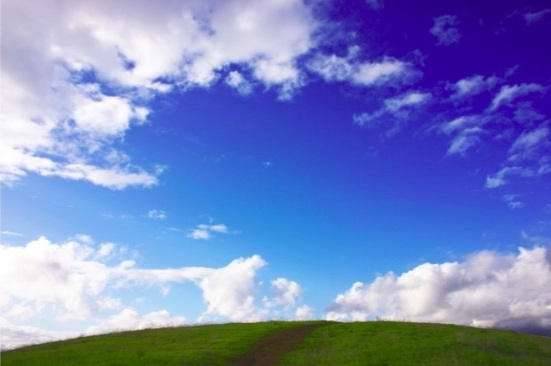
#> input picture introduction/data/sky.jpg, 551 x 366 px, found by its file name
$ python Q2_assignment.py
#> lines starting #> are read from the running program, lines starting #| are printed output that depends on the picture; pictures that were not available may be replaced by others from this repository, and a replacement may not be noted
import cv2 as cv
import numpy as np

img1=cv.imread("sky.jpg",cv.IMREAD_COLOR)
#> img1 is the input picture: shape (366, 551, 3); mean B, G, R 192, 132.7, 117.1
img2=cv.imread("rainbow.jpg",cv.IMREAD_COLOR)
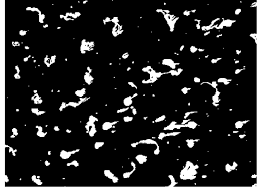
#> input picture introduction/data/B2.jpg, 262 x 192 px, given in place of rainbow.jpg, which was not available
#> img2 is the input picture: shape (192, 262, 3); min 0, max 255, mean 39.2
img1 = cv.resize(img1,(450,300))
#> img1: shape (300, 450, 3)
img2 = cv.resize(img2,(450,300))
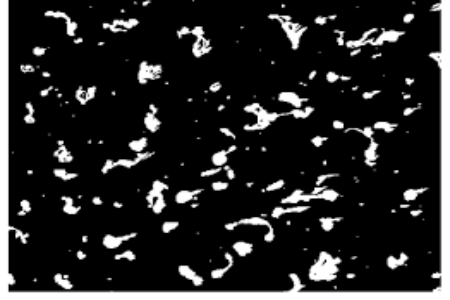
#> img2: shape (300, 450, 3); min 0, max 255, mean 39.1
cv.imshow("Image 1",img1)
cv.imshow("Image 2",img2)

dst1 = cv.addWeighted(img1, 0.5, img2, 0.3, 0.0)
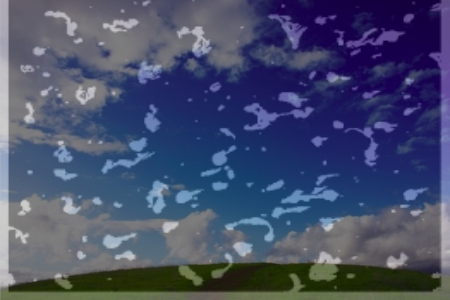
#> dst1: shape (300, 450, 3); mean B, G, R 107.7, 78, 70.2
cv.imshow("Blended Image",dst1)
cv.waitKey(0)
